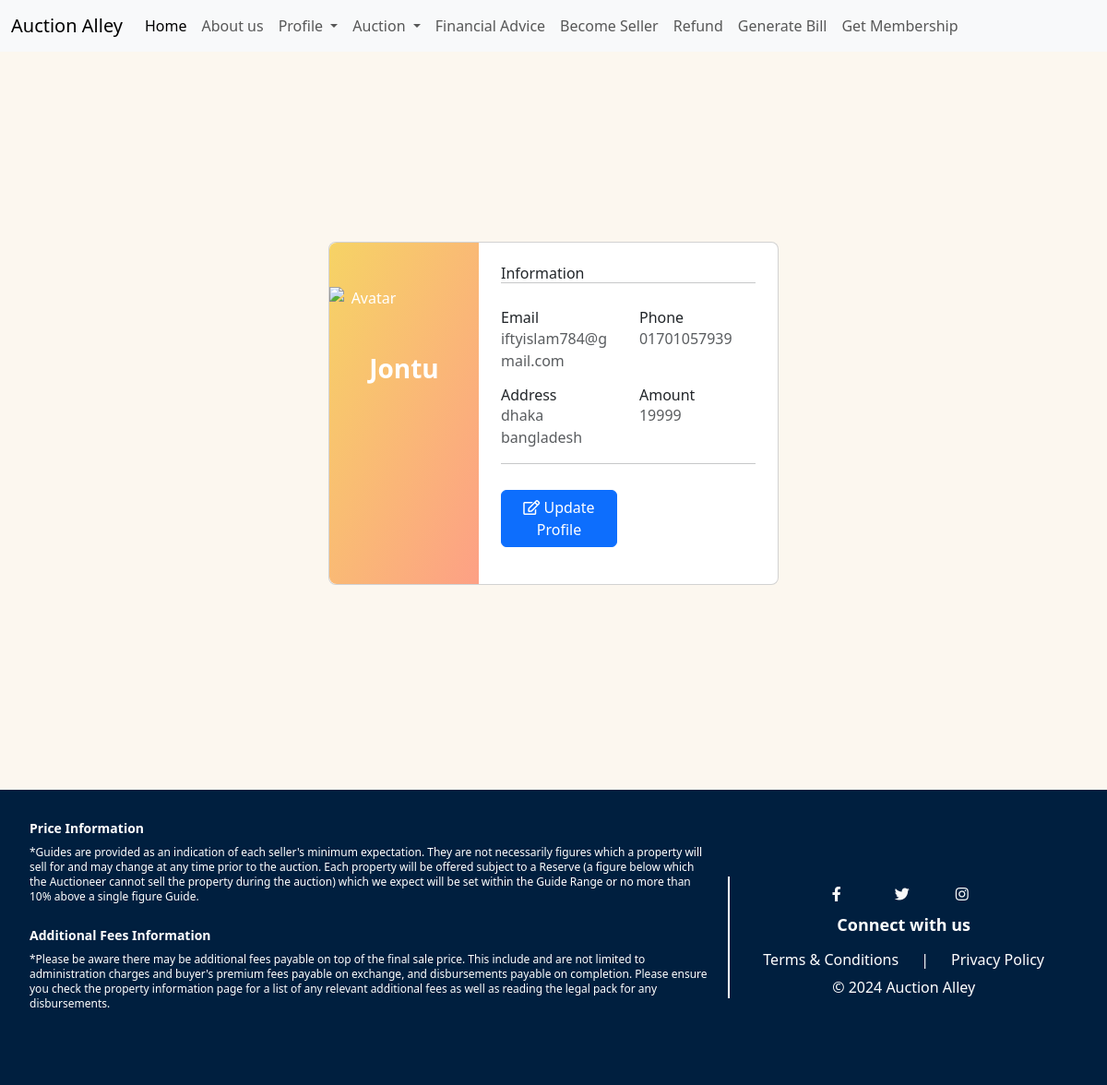
Before: /profile_view/ (signed in) with the older database file.
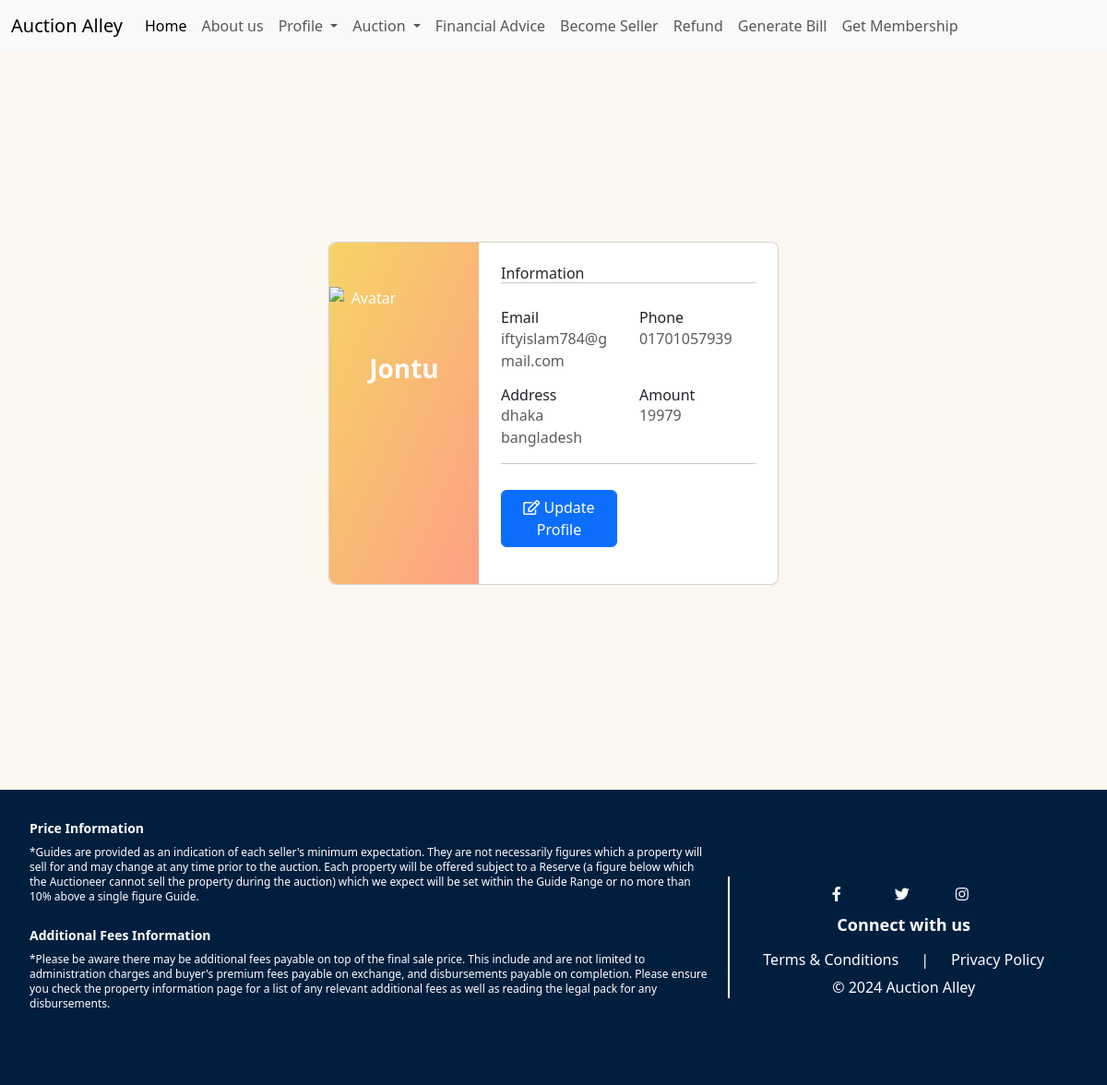
After: the same page with the newer database file.
### User/models.py (models this page shows, shortened)
class Profile(models.Model):
    user = models.OneToOneField(User, primary_key=True, on_delete=models.CASCADE)
    phone = models.CharField(max_length=11)
    address = models.CharField(max_length=100)
    birth_date = models.DateField(null=True, blank=True)
    amount = models.IntegerField(default=0, null=True, blank=True)
    membership_start_date = models.DateTimeField(null=True, blank=True)
    membership_end_date = models.DateTimeField(null=True, blank=True)
    is_premium = models.BooleanField(default=False)
    profile_picture = models.ImageField(upload_to='images/profile_pictures/', null=True, blank=True)
    is_seller = models.BooleanField(default=False)

### User/views.py (the view)
# urls.py: path('profile_view/', views.profile_view, name="profile_view"),
@login_required
def profile_view(request):
    profile = request.user.profile
    won_auctions = Auction.objects.filter(winner=request.user)
    return render(request, 'profile_view.html', {
        'profile': profile,
        'won_auctions': won_auctions
    })

### User/templates/profile_view.html (shortened to what this page needs)
{% extends 'basee.html' %}
{% block content %}
      <section class="vh-100" style="background-color:  rgba(249, 240, 223, 0.5);;">
        <div class="container py-5 h-100">
          <div class="row d-flex justify-content-center align-items-center h-100">
            <div class="col col-lg-6 mb-4 mb-lg-0">
              <div class="card mb-3" style="border-radius: .5rem;">
                <div class="row g-0">
                  <div class="col-md-4 gradient-custom text-center text-white"
                    style="border-top-left-radius: .5rem; border-bottom-left-radius: .5rem;">
                    {%if profile.profile_picture%}
                        <img src="{{ profile.profile_picture.url }}"alt="Avatar" class="img-fluid mx-5 my-3" style="width: 120px;" />
                        <h5 class="fw-bold fs-3">{{ profile.user.username |title }}</h5>
                    {%else%}
                        <img src="https://mdbcdn.b-cdn.net/img/Photos/new-templates/bootstrap-chat/ava1-bg.webp"
                        alt="Avatar" class="img-fluid my-5" style="width: 80px;" />
                        <h5 class="fw-bold fs-3">{{ profile.user.username |title }}</h5>
                    {%endif%}
                  </div>
                  <div class="col-md-8">
                    <div class="card-body p-4">
                      <h6>Information</h6>
                      <hr class="mt-0 mb-4">
                      <div class="row pt-1">
                        <div class="col-6 mb-3">
                          <h6>Email</h6>
                          <p class="text-muted">{{ profile.user.email }}</p>
                        </div>
                        <div class="col-6 mb-3">
                          <h6>Phone</h6>
                          <p class="text-muted">{{ profile.phone }}</p>
                        </div>
                        <div class="col-6 mb-3">
                          <h6>Address</h6>
                          <p class="text-muted">{{ profile.address }}</p>
                        </div>
                        <div class="col-6 mb-3">
                          <h6>Amount</h6>
                          <p class="text-muted">{{ profile.amount }}</p>
                        </div>
                      </div>
                      <hr class="mt-0 mb-4">
                      <div class="row pt-1">
                        <div class="col-6 mb-3">
                            <a href="{% url 'User:profile_update' %}" class="btn btn-primary btn-icon">
                                <i class="far fa-edit"></i> Update Profile
                            </a>
                        </div>
                      </div>
                    </div>
                  </div>
                </div>
              </div>
            </div>
          </div>
        </div>
      </section>
{% endblock %}

Changed rows visible on the page:
changed Profile "dhaka bangladesh": amount "19999" → "19979"
